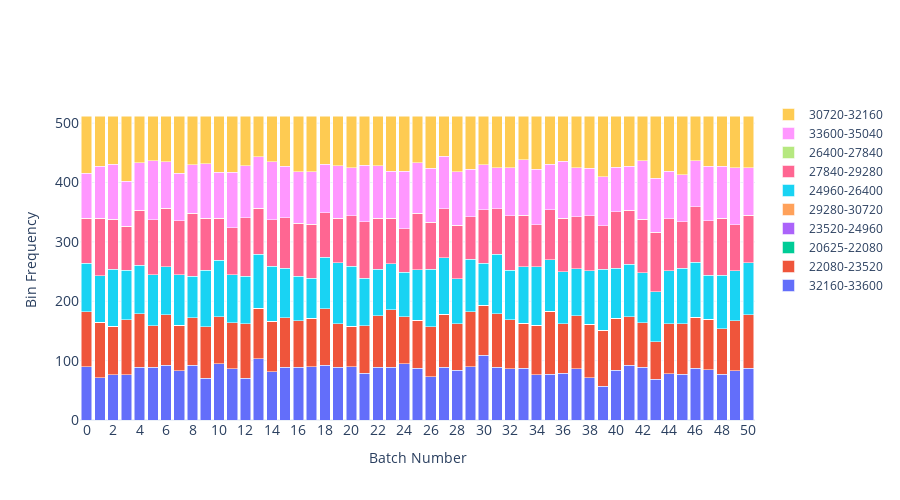

Notebook code cell kept with this figure:
### Code cell
fig = plot_batches(all_batches)
fig.update_layout(
        autosize=False,
        width=900,
        height=500,
    # title_text="",
        yaxis=dict(
            title_text="Bin Frequency",
            titlefont=dict(size=14),
            tickfont=dict(size=14),
        ),
        xaxis=dict(
            title_text="Batch Number",
            titlefont=dict(size=14),
            tickfont=dict(size=14),
        ),
    barmode="stack",
    )
fig.show()

### Figure 1 — Plotly figure (JSON) as saved in the notebook; plotly's stock layout.template omitted (floating-point values rounded to 4 significant figures)
{"data": [{"name": "32160-33600", "textposition": "auto", "type": "bar", "x": ["0", "1", "2", "3", "4", "5", "6", "7", "8", "9", "10", "11", "12", "13", "14", "15", "16", "17", "18", "19", "20", "21", "22", "23", "24", "25", "26", "27", "28", "29", "30", "31", "32", "33", "34", "35", "36", "37", "38", "39", "40", "41", "42", "43", "44", "45", "46", "47", "48", "49", "50"], "y": [90, 71, 76, 76, 89, 89, 92, 83, 92, 70, 95, 86, 70, 103, 81, 89, 89, 90, 92, 89, 90, 79, 89, 89, 95, 87, 73, 89, 84, 90, 109, 89, 86, 87, 76, 77, 79, 86, 71, 57, 84, 92, 89, 69, 78, 77, 87, 85, 77, 83, 87]}, {"name": "22080-23520", "textposition": "auto", "type": "bar", "x": ["0", "1", "2", "3", "4", "5", "6", "7", "8", "9", "10", "11", "12", "13", "14", "15", "16", "17", "18", "19", "20", "21", "22", "23", "24", "25", "26", "27", "28", "29", "30", "31", "32", "33", "34", "35", "36", "37", "38", "39", "40", "41", "42", "43", "44", "45", "46", "47", "48", "49", "50"], "y": [92, 94, 82, 93, 90, 70, 85, 77, 80, 87, 79, 78, 92, 85, 85, 83, 78, 81, 95, 73, 68, 80, 87, 97, 79, 81, 84, 89, 78, 92, 84, 90, 83, 76, 84, 106, 83, 90, 90, 94, 87, 82, 75, 63, 84, 85, 86, 85, 77, 84, 90]}, {"name": "20625-22080", "textposition": "auto", "type": "bar", "x": ["0", "1", "2", "3", "4", "5", "6", "7", "8", "9", "10", "11", "12", "13", "14", "15", "16", "17", "18", "19", "20", "21", "22", "23", "24", "25", "26", "27", "28", "29", "30", "31", "32", "33", "34", "35", "36", "37", "38", "39", "40", "41", "42", "43", "44", "45", "46", "47", "48", "49", "50"], "y": [0, 0, 0, 0, 0, 0, 0, 0, 0, 0, 0, 0, 0, 0, 0, 0, 0, 0, 0, 0, 0, 0, 0, 0, 0, 0, 0, 0, 0, 0, 0, 0, 0, 0, 0, 0, 0, 0, 0, 0, 0, 0, 0, 0, 0, 0, 0, 0, 0, 0, 0]}, {"name": "23520-24960", "textposition": "auto", "type": "bar", "x": ["0", "1", "2", "3", "4", "5", "6", "7", "8", "9", "10", "11", "12", "13", "14", "15", "16", "17", "18", "19", "20", "21", "22", "23", "24", "25", "26", "27", "28", "29", "30", "31", "32", "33", "34", "35", "36", "37", "38", "39", "40", "41", "42", "43", "44", "45", "46", "47", "48", "49", "50"], "y": [0, 0, 0, 0, 0, 0, 0, 0, 0, 0, 0, 0, 0, 0, 0, 0, 0, 0, 0, 0, 0, 0, 0, 0, 0, 0, 0, 0, 0, 0, 0, 0, 0, 0, 0, 0, 0, 0, 0, 0, 0, 0, 0, 0, 0, 0, 0, 0, 0, 0, 0]}, {"name": "29280-30720", "textposition": "auto", "type": "bar", "x": ["0", "1", "2", "3", "4", "5", "6", "7", "8", "9", "10", "11", "12", "13", "14", "15", "16", "17", "18", "19", "20", "21", "22", "23", "24", "25", "26", "27", "28", "29", "30", "31", "32", "33", "34", "35", "36", "37", "38", "39", "40", "41", "42", "43", "44", "45", "46", "47", "48", "49", "50"], "y": [0, 0, 0, 0, 0, 0, 0, 0, 0, 0, 0, 0, 0, 0, 0, 0, 0, 0, 0, 0, 0, 0, 0, 0, 0, 0, 0, 0, 0, 0, 0, 0, 0, 0, 0, 0, 0, 0, 0, 0, 0, 0, 0, 0, 0, 0, 0, 0, 0, 0, 0]}, {"name": "24960-26400", "textposition": "auto", "type": "bar", "x": ["0", "1", "2", "3", "4", "5", "6", "7", "8", "9", "10", "11", "12", "13", "14", "15", "16", "17", "18", "19", "20", "21", "22", "23", "24", "25", "26", "27", "28", "29", "30", "31", "32", "33", "34", "35", "36", "37", "38", "39", "40", "41", "42", "43", "44", "45", "46", "47", "48", "49", "50"], "y": [82, 78, 96, 83, 82, 86, 81, 85, 70, 95, 95, 81, 80, 91, 93, 84, 75, 68, 87, 103, 101, 80, 78, 77, 75, 85, 97, 95, 76, 89, 71, 100, 83, 95, 98, 87, 88, 79, 90, 103, 85, 88, 84, 84, 89, 94, 93, 74, 90, 84, 88]}, {"name": "27840-29280", "textposition": "auto", "type": "bar", "x": ["0", "1", "2", "3", "4", "5", "6", "7", "8", "9", "10", "11", "12", "13", "14", "15", "16", "17", "18", "19", "20", "21", "22", "23", "24", "25", "26", "27", "28", "29", "30", "31", "32", "33", "34", "35", "36", "37", "38", "39", "40", "41", "42", "43", "44", "45", "46", "47", "48", "49", "50"], "y": [76, 97, 84, 74, 92, 92, 99, 91, 106, 88, 71, 79, 99, 78, 78, 85, 89, 91, 75, 75, 85, 95, 86, 77, 73, 95, 79, 83, 90, 71, 90, 77, 92, 87, 71, 84, 90, 87, 93, 73, 95, 91, 90, 100, 88, 78, 93, 92, 96, 78, 80]}, {"name": "26400-27840", "textposition": "auto", "type": "bar", "x": ["0", "1", "2", "3", "4", "5", "6", "7", "8", "9", "10", "11", "12", "13", "14", "15", "16", "17", "18", "19", "20", "21", "22", "23", "24", "25", "26", "27", "28", "29", "30", "31", "32", "33", "34", "35", "36", "37", "38", "39", "40", "41", "42", "43", "44", "45", "46", "47", "48", "49", "50"], "y": [0, 0, 0, 0, 0, 0, 0, 0, 0, 0, 0, 0, 0, 0, 0, 0, 0, 0, 0, 0, 0, 0, 0, 0, 0, 0, 0, 0, 0, 0, 0, 0, 0, 0, 0, 0, 0, 0, 0, 0, 0, 0, 0, 0, 0, 0, 0, 0, 0, 0, 0]}, {"name": "33600-35040", "textposition": "auto", "type": "bar", "x": ["0", "1", "2", "3", "4", "5", "6", "7", "8", "9", "10", "11", "12", "13", "14", "15", "16", "17", "18", "19", "20", "21", "22", "23", "24", "25", "26", "27", "28", "29", "30", "31", "32", "33", "34", "35", "36", "37", "38", "39", "40", "41", "42", "43", "44", "45", "46", "47", "48", "49", "50"], "y": [76, 87, 93, 76, 80, 100, 78, 80, 82, 92, 77, 93, 87, 86, 98, 86, 87, 88, 82, 88, 81, 95, 88, 79, 97, 85, 91, 88, 90, 80, 76, 69, 81, 93, 93, 77, 96, 83, 80, 83, 75, 74, 99, 91, 80, 79, 78, 91, 87, 96, 80]}, {"name": "30720-32160", "textposition": "auto", "type": "bar", "x": ["0", "1", "2", "3", "4", "5", "6", "7", "8", "9", "10", "11", "12", "13", "14", "15", "16", "17", "18", "19", "20", "21", "22", "23", "24", "25", "26", "27", "28", "29", "30", "31", "32", "33", "34", "35", "36", "37", "38", "39", "40", "41", "42", "43", "44", "45", "46", "47", "48", "49", "50"], "y": [96, 85, 81, 110, 79, 75, 77, 96, 82, 80, 95, 95, 84, 69, 77, 85, 94, 94, 81, 84, 87, 83, 84, 93, 93, 79, 88, 68, 94, 90, 82, 87, 87, 74, 90, 81, 76, 87, 88, 102, 86, 85, 75, 105, 93, 99, 75, 85, 85, 87, 87]}], "layout": {"autosize": false, "barmode": "stack", "height": 500, "width": 900, "xaxis": {"autorange": true, "range": [-0.5, 50.5], "tickfont": {"size": 14}, "title": {"font": {"size": 14}, "text": "Batch Number"}, "type": "category"}, "yaxis": {"autorange": true, "range": [0, 538.9], "tickfont": {"size": 14}, "title": {"font": {"size": 14}, "text": "Bin Frequency"}, "type": "linear"}}}
